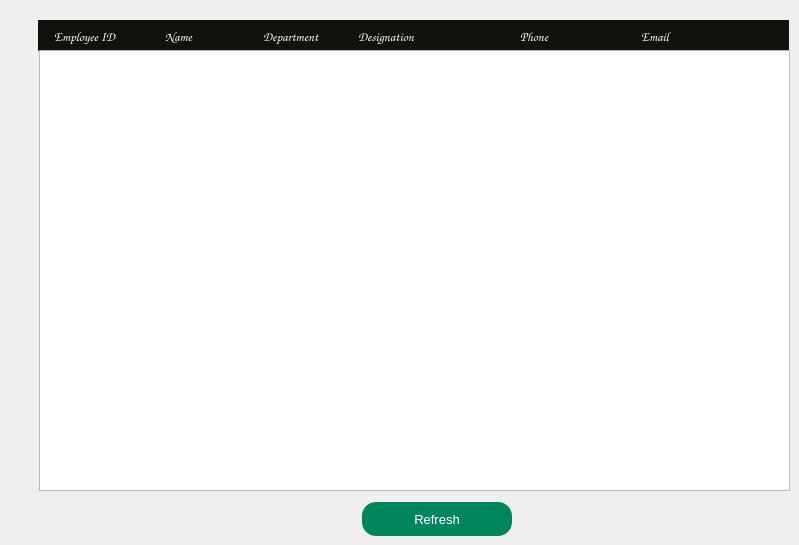
    <widget class="QWidget" name="deleteEmpWidget">
     <property name="styleSheet">
      <string notr="true">#deleteEmpWidget
{
	background:#2D2D2D;
}

</string>
     </property>
     <widget class="QPushButton" name="button_refresh">
      <property name="geometry">
       <rect>
        <x>362</x>
        <y>502</y>
        <width>150</width>
        <height>34</height>
       </rect>
      </property>
      <property name="font">
       <font>
        <pointsize>10</pointsize>
       </font>
      </property>
      <property name="styleSheet">
       <string notr="true">#button_refresh
{
	background:#00855C;
	border:none;
	color:white;
border-radius:14px;
}

#button_refresh:hover
{
	background:#2D2D2D;
	border:2px solid #00855C;
	color:#00855C;
border-radius:14px;
}</string>
      </property>
      <property name="text">
       <string>Refresh</string>
      </property>
     </widget>
     <widget class="QLabel" name="label_29">
      <property name="geometry">
       <rect>
        <x>641</x>
        <y>20</y>
        <width>148</width>
        <height>34</height>
       </rect>
      </property>
      <property name="font">
       <font>
        <family>Comic Sans MS</family>
        <pointsize>10</pointsize>
        <bold>false</bold>
       </font>
      </property>
      <property name="styleSheet">
       <string notr="true">#label_29
{
	color:white;
	background:#11110E;
}</string>
      </property>
      <property name="text">
       <string>&lt;html&gt;&lt;head/&gt;&lt;body&gt;&lt;p&gt;Email&lt;/p&gt;&lt;/body&gt;&lt;/html&gt;</string>
      </property>
     </widget>
     <widget class="QLabel" name="label_30">
      <property name="geometry">
       <rect>
        <x>158</x>
        <y>20</y>
        <width>100</width>
        <height>34</height>
       </rect>
      </property>
      <property name="font">
       <font>
        <family>Comic Sans MS</family>
        <pointsize>10</pointsize>
        <bold>false</bold>
       </font>
      </property>
      <property name="styleSheet">
       <string notr="true">#label_30
{
	color:white;
	background:#11110E;
	padding-left:5px;
}</string>
      </property>
      <property name="text">
       <string>&lt;html&gt;&lt;head/&gt;&lt;body&gt;&lt;p&gt;Name&lt;/p&gt;&lt;/body&gt;&lt;/html&gt;</string>
      </property>
     </widget>
     <widget class="QLabel" name="label_31">
      <property name="geometry">
       <rect>
        <x>258</x>
        <y>20</y>
        <width>100</width>
        <height>34</height>
       </rect>
      </property>
      <property name="font">
       <font>
        <family>Comic Sans MS</family>
        <pointsize>10</pointsize>
        <bold>false</bold>
       </font>
      </property>
      <property name="styleSheet">
       <string notr="true">#label_31
{
	color:white;
	background:#11110E;
	padding-left:3px;
}</string>
      </property>
      <property name="text">
       <string>&lt;html&gt;&lt;head/&gt;&lt;body&gt;&lt;p&gt;Department&lt;/p&gt;&lt;/body&gt;&lt;/html&gt;</string>
      </property>
     </widget>
     <widget class="QLabel" name="label_32">
      <property name="geometry">
       <rect>
        <x>351</x>
        <y>20</y>
        <width>170</width>
        <height>34</height>
       </rect>
      </property>
      <property name="font">
       <font>
        <family>Comic Sans MS</family>
        <pointsize>10</pointsize>
        <bold>false</bold>
       </font>
      </property>
      <property name="styleSheet">
       <string notr="true">#label_32
{
	color:white;
	background:#11110E;
	padding-left:5px;
}</string>
      </property>
      <property name="text">
       <string>&lt;html&gt;&lt;head/&gt;&lt;body&gt;&lt;p&gt;   Designation&lt;/p&gt;&lt;/body&gt;&lt;/html&gt;</string>
      </property>
     </widget>
     <widget class="QLabel" name="label_43">
      <property name="geometry">
       <rect>
        <x>38</x>
        <y>20</y>
        <width>16</width>
        <height>31</height>
       </rect>
      </property>
      <property name="font">
       <font>
        <family>Comic Sans MS</family>
        <pointsize>10</pointsize>
        <bold>false</bold>
       </font>
      </property>
      <property name="styleSheet">
       <string notr="true">#label_43
{
	color:white;
	background:#11110E;
}</string>
      </property>
      <property name="text">
       <string>&lt;html&gt;&lt;head/&gt;&lt;body&gt;&lt;p&gt;&lt;br/&gt;&lt;/p&gt;&lt;/body&gt;&lt;/html&gt;</string>
      </property>
     </widget>
     <widget class="QLabel" name="label_16">
      <property name="geometry">
       <rect>
        <x>54</x>
        <y>20</y>
        <width>104</width>
        <height>34</height>
       </rect>
      </property>
      <property name="font">
       <font>
        <family>Comic Sans MS</family>
        <pointsize>10</pointsize>
        <bold>false</bold>
       </font>
      </property>
      <property name="styleSheet">
       <string notr="true">#label_16
{
	color:white;
	background:#11110E;
padding-left:0px;
}</string>
      </property>
      <property name="text">
       <string>&lt;html&gt;&lt;head/&gt;&lt;body&gt;&lt;p&gt;    Employee ID&lt;/p&gt;&lt;/body&gt;&lt;/html&gt;</string>
      </property>
     </widget>
     <widget class="QTableWidget" name="tableWidget_delete">
      <property name="geometry">
       <rect>
        <x>39</x>
        <y>50</y>
        <width>751</width>
        <height>441</height>
       </rect>
      </property>
      <property name="font">
       <font>
        <family>Comic Sans MS</family>
       </font>
      </property>
     </widget>
     <widget class="QLabel" name="label_33">
      <property name="geometry">
       <rect>
        <x>520</x>
        <y>20</y>
        <width>121</width>
        <height>34</height>
       </rect>
      </property>
      <property name="font">
       <font>
        <family>Comic Sans MS</family>
        <pointsize>10</pointsize>
        <bold>false</bold>
       </font>
      </property>
      <property name="styleSheet">
       <string notr="true">#label_33
{
	color:white;
	background:#11110E;
}</string>
      </property>
      <property name="text">
       <string>&lt;html&gt;&lt;head/&gt;&lt;body&gt;&lt;p&gt;Phone&lt;/p&gt;&lt;/body&gt;&lt;/html&gt;</string>
      </property>
     </widget>
     <zorder>label_33</zorder>
     <zorder>button_refresh</zorder>
     <zorder>label_29</zorder>
     <zorder>label_30</zorder>
     <zorder>label_31</zorder>
     <zorder>label_32</zorder>
     <zorder>label_43</zorder>
     <zorder>label_16</zorder>
     <zorder>tableWidget_delete</zorder>
    </widget>
